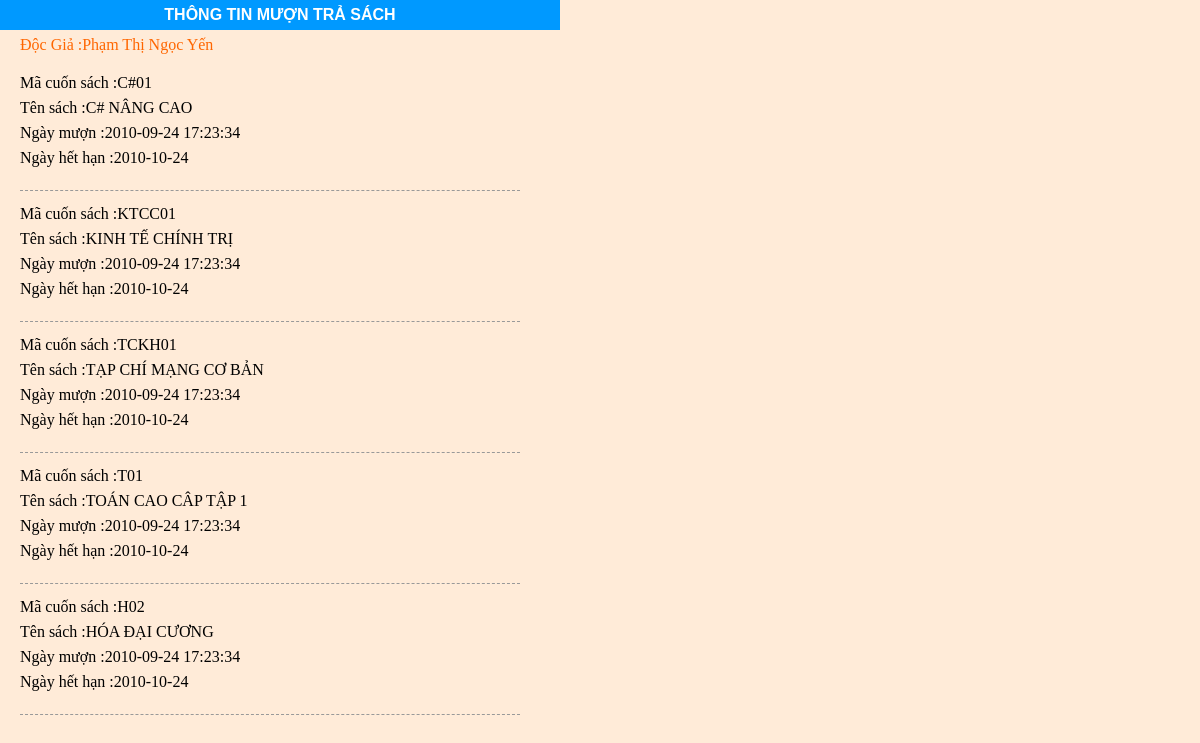
Screenshot of /Source/thuvien/thongtinmuontrasach.php with the database file from the repository.
### tables this page shows
CREATE TABLE `thanhvien` (
  `MaThanhVien` int(10) unsigned NOT NULL auto_increment,
  `TenThanhVien` varchar(70) default NULL,
  `GioiTinh` varchar(10) default NULL,
  `NgaySinh` datetime default NULL,
  `MaLop` int(10) unsigned default NULL,
  `MaKhoa` int(10) unsigned default NULL,
  `QueQuan` varchar(250) default NULL,
  `Pass` varchar(45) default NULL,
  `Level` tinyint(10) unsigned default '4',
  `NgayLapThe` datetime default NULL,
  `SoDienThoai` varchar(45) default NULL,
  `Username` varchar(100) default NULL,
  `Email` varchar(100) default NULL,
  `SoLanLogin` int(10) unsigned default NULL,
  `DisableDateUser` datetime default NULL,
  `Active` tinyint(10) unsigned default NULL,
  `TongSoSachMuon` tinyint(10) unsigned default NULL,
  PRIMARY KEY  (`MaThanhVien`)
);

CREATE TABLE `cuonsach` (
  `Ma` int(10) unsigned NOT NULL auto_increment,
  `MaCuonSach` varchar(120) default NULL,
  `MaSach` int(10) unsigned default NULL,
  PRIMARY KEY  USING BTREE (`Ma`)
);

CREATE TABLE `sach` (
  `MasSach` int(10) unsigned NOT NULL auto_increment,
  `SoTrang` varchar(45) default NULL,
  `GiaTien` varchar(45) default NULL,
  `NamXuatBan` varchar(45) default NULL,
  `GhiChu` text,
  `MaNhom` int(10) unsigned default NULL,
  `MaNhaXuatBan` int(10) unsigned default NULL,
  `MaTacGia` int(10) unsigned default NULL,
  `MaNgonNgu` int(10) unsigned default NULL,
  `TenSach` varchar(45) default NULL,
  `Visible` tinyint(10) unsigned default NULL,
  `MaPhanLoaiSach` int(10) unsigned default NULL,
  `SoLanMuon` varchar(20) default NULL,
  `MaLinhVuc` int(10) unsigned default NULL,
  `LanXuatBan` varchar(45) default NULL,
  `SoLuongNap` varchar(45) default NULL,
  `SoSachSuDungDuoc` varchar(45) default NULL,
  `SoSachConTrongKHo` varchar(45) default NULL,
  `cosachmoi` tinyint(3) unsigned default NULL,
  `NgayCapNhat` datetime default NULL,
  PRIMARY KEY  (`MasSach`)
);

CREATE TABLE `chitietphieumuon` (
  `MaChiTietPhieuMuon` int(10) unsigned NOT NULL auto_increment,
  `MaPhieuMuon` int(10) unsigned default NULL,
  `MaSach` int(10) unsigned default NULL,
  `NgayTra` varchar(100) default NULL,
  `TienPhat` varchar(45) default NULL,
  `LyDoPhat` text,
  `TinhTrang` tinyint(10) unsigned default NULL,
  `MaCuonSach` int(10) unsigned default NULL,
  `NgayMuon` datetime default NULL,
  `NgayHetHan` varchar(100) default NULL,
  `MaLinhVuc` int(10) unsigned default NULL,
  `MaNhom` int(10) unsigned default NULL,
  PRIMARY KEY  (`MaChiTietPhieuMuon`)
);

### Source/thuvien/thongtinmuontrasach.php (the view, shortened to what this page needs)
<?php require_once('Connections/conn_project.php'); ?>
<?php
if (!function_exists("GetSQLValueString")) {
function GetSQLValueString($theValue, $theType, $theDefinedValue = "", $theNotDefinedValue = "")
{
  $theValue = get_magic_quotes_gpc() ? stripslashes($theValue) : $theValue;
  $theValue = function_exists("mysql_real_escape_string") ? mysql_real_escape_string($theValue) : mysql_escape_string($theValue);
  switch ($theType) {
    case "text":
      $theValue = ($theValue != "") ? "'" . $theValue . "'" : "NULL";
      break;
  }
  return $theValue;
}
}
$KTColParam1_rs_thongtinmuontrasach = "12";
$query_rs_thongtinmuontrasach = sprintf("SELECT thanhvien.MaThanhVien, thanhvien.TenThanhVien, phieumuon.MaPhieuMuon, chitietphieumuon.MaChiTietPhieuMuon, phieumuon.NgayHetHanThe, thanhvien.TongSoSachMuon, sach.MasSach, sach.TenSach, chitietphieumuon.NgayHetHan, chitietphieumuon.NgayMuon, cuonsach.MaCuonSach, cuonsach.Ma, chitietphieumuon.TinhTrang, thanhvien.Username FROM ((((chitietphieumuon LEFT JOIN phieumuon ON phieumuon.MaPhieuMuon=chitietphieumuon.MaPhieuMuon) LEFT JOIN thanhvien ON thanhvien.MaThanhVien=phieumuon.MaThanhVien) LEFT JOIN sach ON sach.MasSach=chitietphieumuon.MaSach) LEFT JOIN cuonsach ON cuonsach.Ma=chitietphieumuon.MaCuonSach) WHERE chitietphieumuon.TinhTrang=0  AND thanhvien.Username=%s ", GetSQLValueString($KTColParam1_rs_thongtinmuontrasach, "text"));
$rs_thongtinmuontrasach = mysql_query($query_rs_thongtinmuontrasach, $conn_project) or die(mysql_error());
$row_rs_thongtinmuontrasach = mysql_fetch_assoc($rs_thongtinmuontrasach);
?><!DOCTYPE html PUBLIC "-//W3C//DTD XHTML 1.0 Transitional//EN" "http://www.w3.org/TR/xhtml1/DTD/xhtml1-transitional.dtd">
<html xmlns="http://www.w3.org/1999/xhtml">
<head>
<link href="css/theme1.css" rel="stylesheet" type="text/css" />
</head>
<body>
<div id="thongtinmuontrasach">
   <div id="thongtinmuontrasach_top">THÔNG TIN MƯỢN TRẢ SÁCH</div>
   <div id="thongtinmuontrasach_cen">
   <span class="docgia">Độc Giả :<?php echo $row_rs_thongtinmuontrasach['TenThanhVien']; ?></span><br />
     <?php do { ?>
      <div id="thongtinmuontrasach_cen1">
        Mã cuốn sách :<?php echo $row_rs_thongtinmuontrasach['MaCuonSach']; ?><br />
        Tên sách :<?php echo $row_rs_thongtinmuontrasach['TenSach']; ?><br />
        Ngày mượn :<?php echo $row_rs_thongtinmuontrasach['NgayMuon']; ?><br />
      Ngày hết hạn :<?php echo $row_rs_thongtinmuontrasach['NgayHetHan']; ?> </div>
       <?php } while ($row_rs_thongtinmuontrasach = mysql_fetch_assoc($rs_thongtinmuontrasach)); ?></div>
</div>
</body>
</html>

### Source/thuvien/css/theme1.css (style rules this page uses)
body { background-image: url(../images/nenbody.jpg); background-repeat: repeat; margin-top: 0px; margin-left: auto; margin-right: auto; margin-bottom: 0px; }
#thongtinmuontrasach { width: 560px; }
#thongtinmuontrasach #thongtinmuontrasach_cen { width: 550px; padding-left: 20px; }
#thongtinmuontrasach #thongtinmuontrasach_top { font-family: Arial, Helvetica, sans-serif; font-size: 16px; line-height: 30px; font-weight: bold; color: #FFFFFF; background-color: #0099FF; text-align: center; height: 30px; width: 560px; }
#thongtinmuontrasach #thongtinmuontrasach_cen #thongtinmuontrasach_cen1 { margin-bottom: 10px; border-bottom-width: 1px; border-bottom-style: dashed; border-bottom-color: #999999; margin-top: 10px; padding-bottom: 20px; width: 500px; line-height: 25px; }
.docgia { font-family: "Times New Roman", Times, serif; font-size: 16px; line-height: 30px; color: #FF6600; text-align: center; height: 30px; }

### rows the page displays
thanhvien: TenThanhVien "Phạm Thị Ngọc Yến", cuonsach.MaCuonSach "C#01", sach.TenSach "C# NÂNG CAO", chitietphieumuon.NgayMuon "2010-09-24 17:23:34", chitietphieumuon.NgayHetHan "2010-10-24", cuonsach.MaCuonSach "KTCC01", sach.TenSach "KINH TẾ CHÍNH TRỊ", cuonsach.MaCuonSach "TCKH01", sach.TenSach "TẠP CHÍ MẠNG CƠ BẢN", cuonsach.MaCuonSach "T01", sach.TenSach "TOÁN CAO CÂP TẬP 1", cuonsach.MaCuonSach "H02", sach.TenSach "HÓA ĐẠI CƯƠNG"
